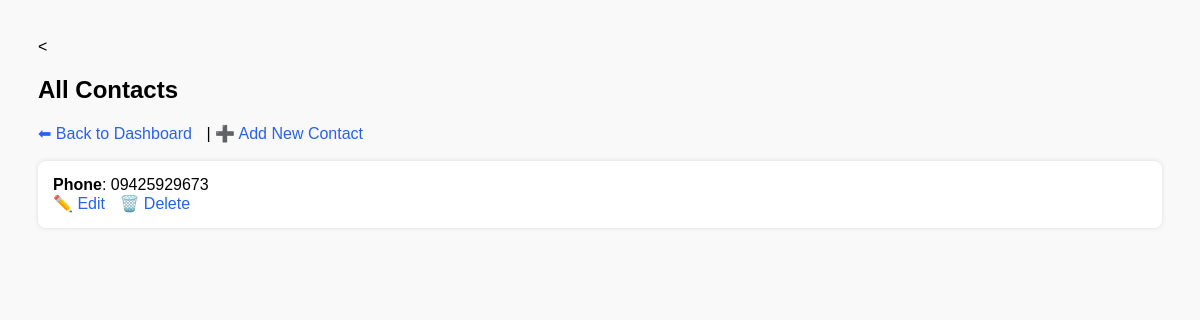
/edit_contacts.php (signed in), run on an earlier commit of the app's database.
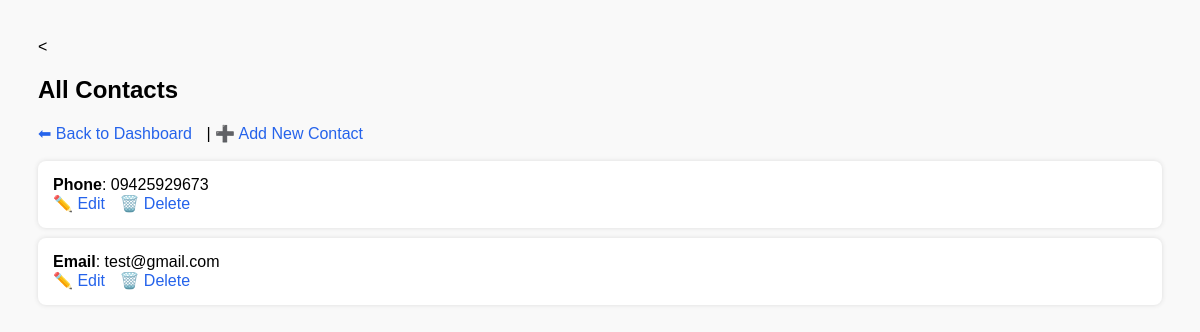
And on a later commit of the database.
### tables this page shows
CREATE TABLE `contacts` (
  `id` int(11) NOT NULL,
  `type` varchar(50) NOT NULL,
  `value` varchar(255) NOT NULL,
  `is_deleted` tinyint(1) DEFAULT 0,
  `platform` varchar(100) DEFAULT NULL,
  `link` varchar(255) DEFAULT NULL,
  `deleted` tinyint(1) NOT NULL DEFAULT 0
);

### edit_contacts.php (the view, shortened to what this page needs)
<?php
require 'db.php';
$result = $conn->query("SELECT * FROM contacts WHERE deleted = 0");
?>
<!DOCTYPE html>
<html>
<head>
</head>
<body>
<h2>All Contacts</h2>
<a href="admin_dashboard.php">⬅ Back to Dashboard</a> |
<a href="add_contact.php">➕ Add New Contact</a>
<br><br>
<?php while ($row = $result->fetch_assoc()): ?>
    <div class="contact-item">
        <strong><?= htmlspecialchars($row['platform']) ?></strong>: <?= htmlspecialchars($row['link']) ?><br>
        <a href="edit_contact.php?id=<?= $row['id'] ?>">✏️ Edit</a>
        <a href="delete_contact.php?id=<?= $row['id'] ?>" onclick="return confirm('Are you sure?')">🗑️ Delete</a>
    </div>
<?php endwhile; ?>
</body>
</html>

What changed in the data, as far as the page shows it:
now on this page (row edited): contacts: platform "Email", link "test@gmail.com"
